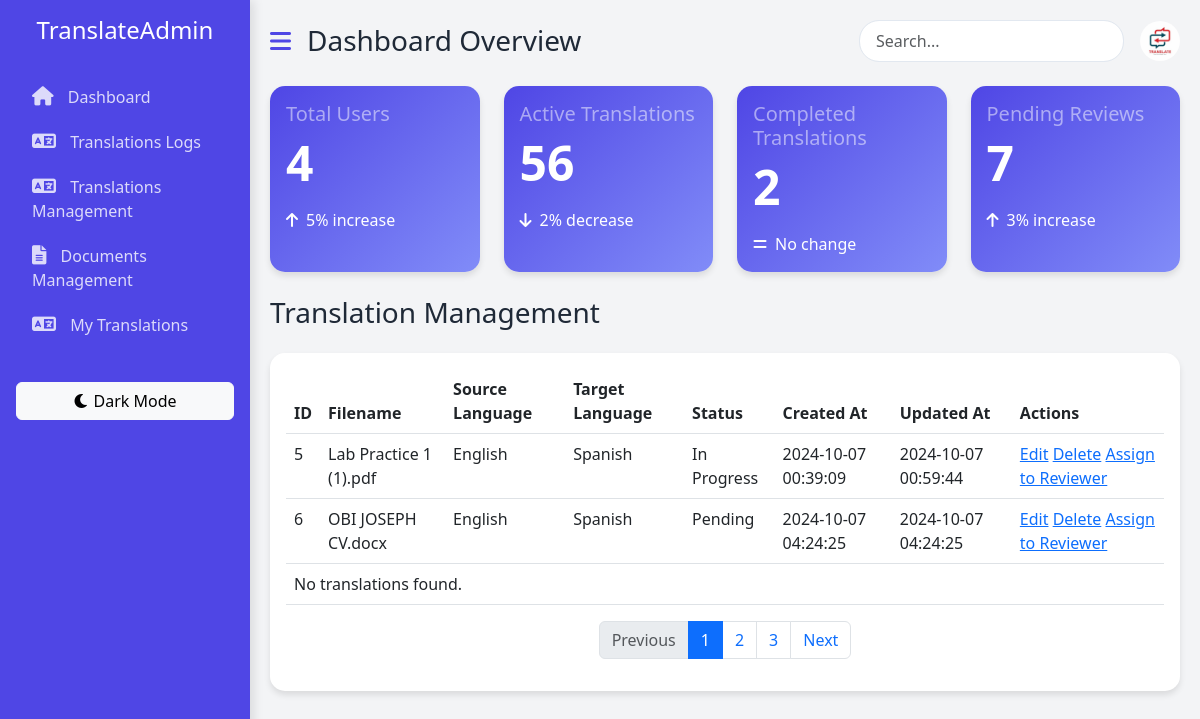
The app's page /dashboard/admin/transmgt.php (signed in) with its own data.
### tables this page shows
CREATE TABLE `translations` (
  `id` int(11) NOT NULL,
  `document_id` int(11) NOT NULL,
  `source_language` varchar(10) NOT NULL,
  `target_language` varchar(10) NOT NULL,
  `original_text` longtext NOT NULL,
  `translated_text` longtext NOT NULL,
  `status` enum('Pending','In Progress','Completed','Reviewed','Rejected') NOT NULL,
  `created_at` timestamp NOT NULL DEFAULT current_timestamp(),
  `updated_at` timestamp NOT NULL DEFAULT current_timestamp() ON UPDATE current_timestamp()
);

CREATE TABLE `documents` (
  `id` int(11) NOT NULL,
  `user_id` int(11) NOT NULL,
  `filename` varchar(255) NOT NULL,
  `translated_filename` varchar(255) DEFAULT NULL,
  `file_type` enum('PDF','DOCX','CSV') NOT NULL,
  `created_at` timestamp NOT NULL DEFAULT current_timestamp(),
  `updated_at` timestamp NOT NULL DEFAULT current_timestamp() ON UPDATE current_timestamp()
);

### dashboard/admin/transmgt.php (the view, shortened to what this page needs)
<?php
require '../../includes/config.php';
$stmt = $pdo->query("SELECT * FROM users");
$users = $stmt->fetchAll(PDO::FETCH_ASSOC);
$totalUsers = count($users);
$stmt = $pdo->query("SELECT * FROM translations");
$translation = $stmt->fetchAll(PDO::FETCH_ASSOC);
$totalTranslations = count($translation);
$query = "SELECT t.id, d.filename, t.source_language, t.target_language, t.status, t.created_at, t.updated_at
          FROM translations t
          LEFT JOIN documents d ON t.document_id = d.id";
$stmt = $pdo->query($query);
$translations = $stmt->fetchAll();
?>
<!DOCTYPE html>
<html lang="en">
<head>
    <link href="https://cdn.jsdelivr.net/npm/bootstrap@5.3.0-alpha1/dist/css/bootstrap.min.css" rel="stylesheet">
    <link href="https://cdnjs.cloudflare.com/ajax/libs/font-awesome/6.0.0-beta3/css/all.min.css" rel="stylesheet">
</head>
<body>
    <div class="d-flex">
        <nav id="sidebar" class="sidebar">
            <div class="p-3 text-center">
                <h3 class="h4 mb-0">TranslateAdmin</h3>
            </div>
            <ul class="nav flex-column p-3">
                <li class="nav-item"><a href="../../dashboard/admin/dashboard.php" class="nav-link"><i class="fas fa-home"></i> <span>Dashboard</span></a></li>
                <li class="nav-item"><a href="../../dashboard/admin/translogs.php" class="nav-link"><i class="fas fa-language"></i> <span>Translations Logs</span></a></li>
                <li class="nav-item"><a href="" class="nav-link"><i class="fas fa-language"></i> <span>Translations Management</span></a></li>
                <li class="nav-item"><a href="upload_document.php" class="nav-link"><i class="fas fa-file-alt"></i> <span>Documents Management</span></a></li>
                <li class="nav-item"><a href="view_translations.php" class="nav-link"><i class="fas fa-language"></i> <span>My Translations</span></a></li>
            </ul>
            <div class="mt-auto p-3">
                <button id="toggleTheme" class="btn btn-light w-100"><i class="fas fa-moon"></i> Dark Mode</button>
            </div>
        </nav>
        <div id="main-content" class="main-content flex-grow-1">
            <header class="d-flex justify-content-between align-items-center mb-4">
                <div class="d-flex align-items-center">
                    <i id="toggleSidebar" class="fas fa-bars me-3"></i>
                    <h1 class="h3 mb-0">Dashboard Overview</h1>
                </div>
                <div class="d-flex align-items-center">
                    <input type="text" class="form-control search-bar me-3" placeholder="Search...">
                    <div class="user-menu dropdown">
                        <a href="#" class="dropdown-toggle" data-bs-toggle="dropdown" aria-expanded="false">
                            <img src="../../assets/images/logo.jpg" alt="User Avatar" class="rounded-circle user-avatar">
                        </a>
                </div>
            </div>
        </header>
            <div class="row g-4 mb-4">
                <div class="col-md-3">
                    <div class="card stat-card h-100">
                        <div class="card-body">
                            <h5 class="card-title text-white-50">Total Users</h5>
                            <p class="card-text display-5 fw-bold"><?php echo $totalUsers; ?></p>
                            <p class="mb-0"><i class="fas fa-arrow-up me-2"></i>5% increase</p>
                        </div>
                    </div>
                </div>
                <div class="col-md-3">
                    <div class="card stat-card h-100">
                        <div class="card-body">
                            <h5 class="card-title text-white-50">Active Translations</h5>
                            <p class="card-text display-5 fw-bold">56</p>
                            <p class="mb-0"><i class="fas fa-arrow-down me-2"></i>2% decrease</p>
                        </div>
                    </div>
                </div>
                <div class="col-md-3">
                    <div class="card stat-card h-100">
                        <div class="card-body">
                            <h5 class="card-title text-white-50">Completed Translations</h5>
                            <p class="card-text display-5 fw-bold"><?php echo $totalTranslations; ?></p>
                            <p class="mb-0"><i class="fas fa-equals me-2"></i>No change</p>
                        </div>
                    </div>
                </div>
                <div class="col-md-3">
                    <div class="card stat-card h-100">
                        <div class="card-body">
                            <h5 class="card-title text-white-50">Pending Reviews</h5>
                            <p class="card-text display-5 fw-bold">7</p>
                            <p class="mb-0"><i class="fas fa-arrow-up me-2"></i>3% increase</p>
                        </div>
                    </div>
                </div>
            </div>
            <header class="d-flex justify-content-between align-items-center mb-4">
                <h1 class="h3 mb-0">Translation Management</h1>
            </header>
            <div class="card">
                <div class="card-body">
                    <div class="table-responsive">
                        <table class="table table-hover">
                            <thead>
                                <tr>
                                    <th>ID</th>
                                    <th>Filename</th>
                                    <th>Source Language</th>
                                    <th>Target Language</th>
                                    <th>Status</th>
                                    <th>Created At</th>
                                    <th>Updated At</th>
                                    <th>Actions</th>
                                </tr>
                            </thead>
                            <tbody>
                                <?php foreach ($translations as $translation): ?>
                                <tr>
                                    <td><?php echo htmlspecialchars($translation['id']); ?></td>
                                    <td><?php echo htmlspecialchars($translation['filename']); ?></td>
                                    <td><?php echo htmlspecialchars($translation['source_language']); ?></td>
                                    <td><?php echo htmlspecialchars($translation['target_language']); ?></td>
                                    <td><?php echo htmlspecialchars($translation['status']); ?></td>
                                    <td><?php echo htmlspecialchars($translation['created_at']); ?></td>
                                    <td><?php echo htmlspecialchars($translation['updated_at']); ?></td>
                                    <td>
                                        <a href="edit_translation.php?id=<?php echo htmlspecialchars($translation['id']); ?>">Edit</a>
                                        <a href="../../dashboard/admin/delete_translation.php?id=<?php echo htmlspecialchars($translation['id']); ?>" onclick="return confirm('Are you sure you want to delete this translation?');">Delete</a>
                                        <a href="assign_translation.php?id=<?php echo htmlspecialchars($translation['id']); ?>">Assign to Reviewer</a>
                                    </td>
                                </tr>
                                <?php endforeach; ?>
                                <tr>
                                    <td colspan="8">No translations found.</td>
                                </tr>
                            </tbody>
                        </table>
                    </div>
                    <nav aria-label="User list pagination">
                        <ul class="pagination justify-content-center">
                            <li class="page-item disabled"><a class="page-link" href="#">Previous</a></li>
                            <li class="page-item active"><a class="page-link" href="#">1</a></li>
                            <li class="page-item"><a class="page-link" href="#">2</a></li>
                            <li class="page-item"><a class="page-link" href="#">3</a></li>
                            <li class="page-item"><a class="page-link" href="#">Next</a></li>
                        </ul>
                    </nav>
                </div>
            </div>
        </div>
</body>
</html>

### dashboard/admin/transmgt.php (style rules this page uses)
:root { --primary-color: #4f46e5; --secondary-color: #818cf8; --accent-color: #f472b6; --background-light: #f3f4f6; --text-light: #1f2937; --background-dark: #111827; --text-dark: #f9fafb; }
body { font-family: 'Segoe UI', Tahoma, Geneva, Verdana, sans-serif; transition: background-color 0.3s, color 0.3s; background-color: var(--background-light); color: var(--text-light); }
.sidebar { width: 250px; height: 100vh; position: fixed; top: 0; left: 0; background-color: var(--primary-color); color: white; transition: all 0.3s; box-shadow: 4px 0 10px rgba(0, 0, 0, 0.1); }
.sidebar .nav-link { color: rgba(255, 255, 255, 0.8); transition: all 0.2s; border-radius: 8px; margin-bottom: 5px; }
.sidebar .nav-link i { margin-right: 10px; font-size: 1.2em; }
.main-content { margin-left: 250px; padding: 20px; transition: margin-left 0.3s; }
.card { border: none; border-radius: 15px; box-shadow: 0 4px 6px rgba(0, 0, 0, 0.1); transition: transform 0.2s, box-shadow 0.2s; }
.stat-card { background: linear-gradient(135deg, var(--primary-color), var(--secondary-color)); color: white; }
#toggleSidebar { cursor: pointer; font-size: 1.5em; color: var(--primary-color); }
.search-bar { border-radius: 20px; border: 1px solid #e2e8f0; padding: 0.5rem 1rem; }
.user-avatar { width: 40px; height: 40px; object-fit: cover; }
.user-menu { position: relative; }
.user-menu .dropdown-toggle::after { display: none; }

### records on screen
translations: id "5", document.filename "Lab Practice 1 (1).pdf", source_language "English", target_language "Spanish", status "In Progress", created_at "2024-10-07 00:39:09", updated_at "2024-10-07 00:59:44"
translations: id "6", document.filename "OBI JOSEPH CV.docx", source_language "English", target_language "Spanish", status "Pending", created_at "2024-10-07 04:24:25", updated_at "2024-10-07 04:24:25"

### other values on screen
$totalUsers "4"
$totalTranslations "2"
